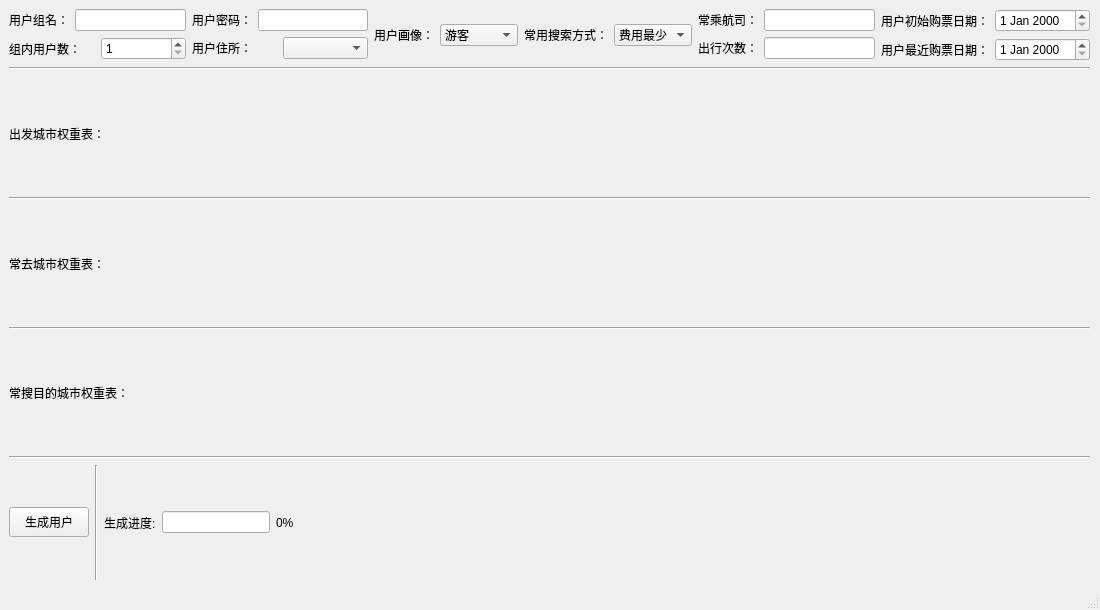
<?xml version="1.0" encoding="UTF-8"?>
<ui version="4.0">
 <class>MainWindow4</class>
 <widget class="QMainWindow" name="MainWindow4">
  <property name="geometry">
   <rect>
    <x>0</x>
    <y>0</y>
    <width>1100</width>
    <height>610</height>
   </rect>
  </property>
  <property name="windowTitle">
   <string>MainWindow</string>
  </property>
  <widget class="QWidget" name="centralwidget">
   <widget class="QWidget" name="verticalLayoutWidget">
    <property name="geometry">
     <rect>
      <x>9</x>
      <y>9</y>
      <width>1081</width>
      <height>571</height>
     </rect>
    </property>
    <layout class="QVBoxLayout" name="verticalLayout_5" stretch="3,0,1,3,0,1,3,0,1,3,0,1">
     <item>
      <layout class="QHBoxLayout" name="horizontalLayout">
       <item>
        <layout class="QVBoxLayout" name="verticalLayout">
         <item>
          <layout class="QHBoxLayout" name="horizontalLayout_2">
           <item>
            <widget class="QLabel" name="label">
             <property name="text">
              <string>用户组名：</string>
             </property>
            </widget>
           </item>
           <item>
            <widget class="QLineEdit" name="lineEdit"/>
           </item>
          </layout>
         </item>
         <item>
          <layout class="QHBoxLayout" name="horizontalLayout_3">
           <item>
            <widget class="QLabel" name="label_2">
             <property name="text">
              <string>组内用户数：</string>
             </property>
            </widget>
           </item>
           <item>
            <widget class="QSpinBox" name="spinBox">
             <property name="minimum">
              <number>1</number>
             </property>
            </widget>
           </item>
          </layout>
         </item>
        </layout>
       </item>
       <item>
        <layout class="QVBoxLayout" name="verticalLayout_2">
         <item>
          <layout class="QHBoxLayout" name="horizontalLayout_4">
           <item>
            <widget class="QLabel" name="label_6">
             <property name="text">
              <string>用户密码：</string>
             </property>
            </widget>
           </item>
           <item>
            <widget class="QLineEdit" name="lineEdit_2"/>
           </item>
          </layout>
         </item>
         <item>
          <layout class="QHBoxLayout" name="horizontalLayout_5">
           <item>
            <widget class="QLabel" name="label_4">
             <property name="text">
              <string>用户住所：</string>
             </property>
            </widget>
           </item>
           <item>
            <widget class="QComboBox" name="comboBox"/>
           </item>
          </layout>
         </item>
        </layout>
       </item>
       <item>
        <widget class="QLabel" name="label_3">
         <property name="text">
          <string>用户画像：</string>
         </property>
        </widget>
       </item>
       <item>
        <widget class="QComboBox" name="comboBox_2">
         <item>
          <property name="text">
           <string>游客</string>
          </property>
         </item>
         <item>
          <property name="text">
           <string>商务人士</string>
          </property>
         </item>
        </widget>
       </item>
       <item>
        <widget class="QLabel" name="label_5">
         <property name="text">
          <string>常用搜索方式：</string>
         </property>
        </widget>
       </item>
       <item>
        <widget class="QComboBox" name="comboBox_3">
         <item>
          <property name="text">
           <string>费用最少</string>
          </property>
         </item>
         <item>
          <property name="text">
           <string>时间最短</string>
          </property>
         </item>
         <item>
          <property name="text">
           <string>仅直飞</string>
          </property>
         </item>
        </widget>
       </item>
       <item>
        <layout class="QVBoxLayout" name="verticalLayout_4">
         <item>
          <layout class="QHBoxLayout" name="horizontalLayout_8">
           <item>
            <widget class="QLabel" name="label_9">
             <property name="text">
              <string>常乘航司：</string>
             </property>
            </widget>
           </item>
           <item>
            <widget class="QLineEdit" name="lineEdit_3"/>
           </item>
          </layout>
         </item>
         <item>
          <layout class="QHBoxLayout" name="horizontalLayout_9">
           <item>
            <widget class="QLabel" name="label_12">
             <property name="text">
              <string>出行次数：</string>
             </property>
            </widget>
           </item>
           <item>
            <widget class="QLineEdit" name="lineEdit_4"/>
           </item>
          </layout>
         </item>
        </layout>
       </item>
       <item>
        <layout class="QVBoxLayout" name="verticalLayout_3">
         <item>
          <layout class="QHBoxLayout" name="horizontalLayout_6">
           <item>
            <widget class="QLabel" name="label_7">
             <property name="text">
              <string>用户初始购票日期：</string>
             </property>
            </widget>
           </item>
           <item>
            <widget class="QDateEdit" name="dateEdit"/>
           </item>
          </layout>
         </item>
         <item>
          <layout class="QHBoxLayout" name="horizontalLayout_7">
           <item>
            <widget class="QLabel" name="label_8">
             <property name="text">
              <string>用户最近购票日期：</string>
             </property>
            </widget>
           </item>
           <item>
            <widget class="QDateEdit" name="dateEdit_2"/>
           </item>
          </layout>
         </item>
        </layout>
       </item>
      </layout>
     </item>
     <item>
      <widget class="Line" name="line_2">
       <property name="orientation">
        <enum>Qt::Orientation::Horizontal</enum>
       </property>
      </widget>
     </item>
     <item>
      <widget class="QLabel" name="label_13">
       <property name="text">
        <string>出发城市权重表：</string>
       </property>
      </widget>
     </item>
     <item>
      <layout class="QGridLayout" name="gridLayout"/>
     </item>
     <item>
      <widget class="Line" name="line_3">
       <property name="orientation">
        <enum>Qt::Orientation::Horizontal</enum>
       </property>
      </widget>
     </item>
     <item>
      <widget class="QLabel" name="label_10">
       <property name="text">
        <string>常去城市权重表：</string>
       </property>
      </widget>
     </item>
     <item>
      <layout class="QGridLayout" name="gridLayout_2"/>
     </item>
     <item>
      <widget class="Line" name="line_4">
       <property name="orientation">
        <enum>Qt::Orientation::Horizontal</enum>
       </property>
      </widget>
     </item>
     <item>
      <widget class="QLabel" name="label_11">
       <property name="text">
        <string>常搜目的城市权重表：</string>
       </property>
      </widget>
     </item>
     <item>
      <layout class="QGridLayout" name="gridLayout_3"/>
     </item>
     <item>
      <widget class="Line" name="line_5">
       <property name="orientation">
        <enum>Qt::Orientation::Horizontal</enum>
       </property>
      </widget>
     </item>
     <item>
      <layout class="QHBoxLayout" name="horizontalLayout_10">
       <item>
        <widget class="QPushButton" name="pushButton">
         <property name="minimumSize">
          <size>
           <width>65</width>
           <height>30</height>
          </size>
         </property>
         <property name="text">
          <string>生成用户</string>
         </property>
        </widget>
       </item>
       <item>
        <widget class="Line" name="line">
         <property name="orientation">
          <enum>Qt::Orientation::Vertical</enum>
         </property>
        </widget>
       </item>
       <item>
        <widget class="QLabel" name="label_15">
         <property name="text">
          <string>生成进度:</string>
         </property>
        </widget>
       </item>
       <item>
        <widget class="QLineEdit" name="lineEdit_5">
         <property name="sizePolicy">
          <sizepolicy hsizetype="Fixed" vsizetype="Fixed">
           <horstretch>0</horstretch>
           <verstretch>0</verstretch>
          </sizepolicy>
         </property>
         <property name="maxLength">
          <number>14</number>
         </property>
         <property name="readOnly">
          <bool>true</bool>
         </property>
        </widget>
       </item>
       <item>
        <widget class="QLabel" name="label_14">
         <property name="text">
          <string>0%</string>
         </property>
        </widget>
       </item>
       <item>
        <spacer name="horizontalSpacer">
         <property name="orientation">
          <enum>Qt::Orientation::Horizontal</enum>
         </property>
         <property name="sizeHint" stdset="0">
          <size>
           <width>40</width>
           <height>20</height>
          </size>
         </property>
        </spacer>
       </item>
      </layout>
     </item>
    </layout>
   </widget>
  </widget>
  <widget class="QStatusBar" name="statusbar"/>
 </widget>
 <resources/>
 <connections/>
</ui>
